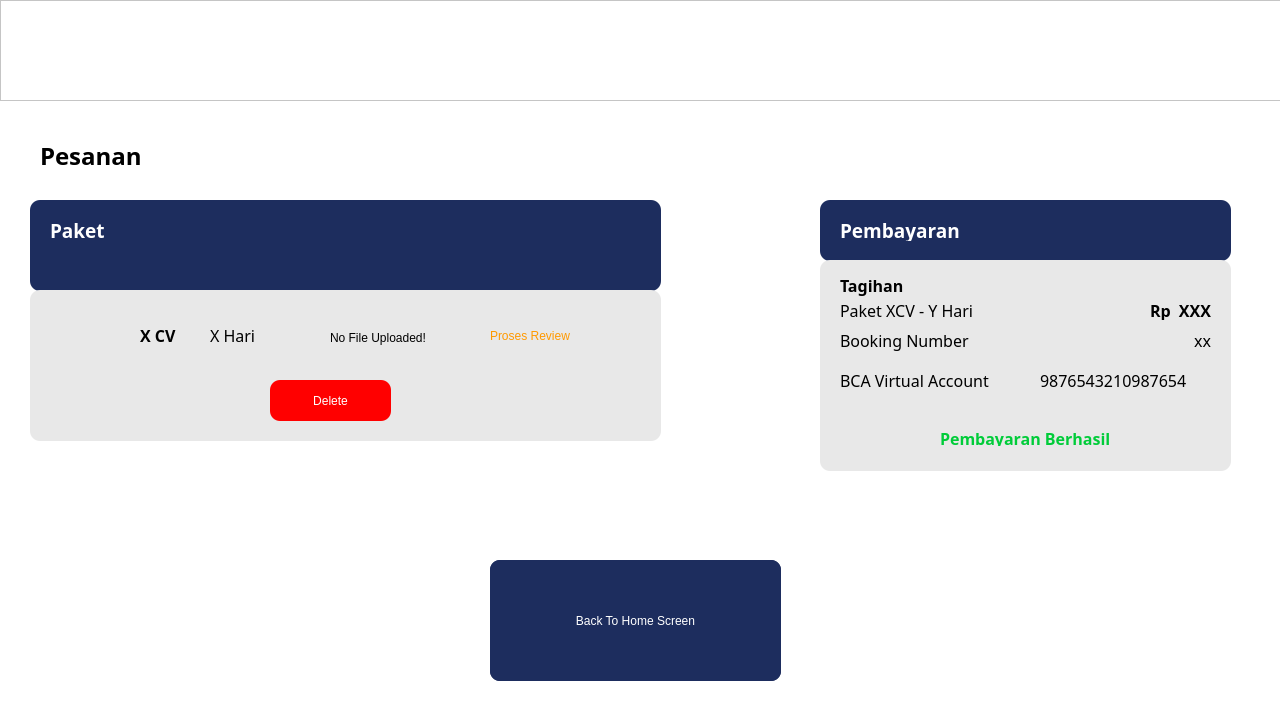
<?xml version="1.0" encoding="UTF-8"?>
<ui version="4.0">
 <class>Dialog</class>
 <widget class="QDialog" name="Dialog">
  <property name="geometry">
   <rect>
    <x>0</x>
    <y>0</y>
    <width>1280</width>
    <height>720</height>
   </rect>
  </property>
  <property name="windowTitle">
   <string>Dialog</string>
  </property>
  <property name="styleSheet">
   <string notr="true">background-color: rgb(255, 255, 255);</string>
  </property>
  <widget class="QLabel" name="labelPesanan">
   <property name="geometry">
    <rect>
     <x>40</x>
     <y>130</y>
     <width>171</width>
     <height>51</height>
    </rect>
   </property>
   <property name="font">
    <font>
     <family>Mulish</family>
     <pointsize>18</pointsize>
     <weight>75</weight>
     <italic>false</italic>
     <bold>true</bold>
    </font>
   </property>
   <property name="text">
    <string>Pesanan</string>
   </property>
  </widget>
  <widget class="QGroupBox" name="paket_box">
   <property name="geometry">
    <rect>
     <x>30</x>
     <y>200</y>
     <width>631</width>
     <height>91</height>
    </rect>
   </property>
   <property name="styleSheet">
    <string notr="true">background-color: rgb(29, 45, 94); border-radius: 10px</string>
   </property>
   <property name="title">
    <string/>
   </property>
   <widget class="QLabel" name="paketText">
    <property name="geometry">
     <rect>
      <x>20</x>
      <y>20</y>
      <width>61</width>
      <height>21</height>
     </rect>
    </property>
    <property name="font">
     <font>
      <family>Mulish</family>
      <pointsize>14</pointsize>
      <weight>75</weight>
      <bold>true</bold>
     </font>
    </property>
    <property name="styleSheet">
     <string notr="true">color: white</string>
    </property>
    <property name="text">
     <string>Paket</string>
    </property>
   </widget>
  </widget>
  <widget class="QGroupBox" name="labelbayar">
   <property name="geometry">
    <rect>
     <x>820</x>
     <y>200</y>
     <width>411</width>
     <height>61</height>
    </rect>
   </property>
   <property name="styleSheet">
    <string notr="true">background-color: rgb(29, 45, 94); border-radius: 10px</string>
   </property>
   <property name="title">
    <string/>
   </property>
   <widget class="QLabel" name="bayar">
    <property name="geometry">
     <rect>
      <x>20</x>
      <y>20</y>
      <width>121</width>
      <height>21</height>
     </rect>
    </property>
    <property name="font">
     <font>
      <family>Mulish</family>
      <pointsize>14</pointsize>
      <weight>75</weight>
      <bold>true</bold>
     </font>
    </property>
    <property name="styleSheet">
     <string notr="true">color: white</string>
    </property>
    <property name="text">
     <string>Pembayaran</string>
    </property>
   </widget>
  </widget>
  <widget class="QFrame" name="tagihan">
   <property name="geometry">
    <rect>
     <x>820</x>
     <y>260</y>
     <width>411</width>
     <height>211</height>
    </rect>
   </property>
   <property name="styleSheet">
    <string notr="true">border-radius: 10px;
background-color: rgb(232, 232, 232);</string>
   </property>
   <widget class="QLabel" name="harga">
    <property name="geometry">
     <rect>
      <x>260</x>
      <y>40</y>
      <width>131</width>
      <height>20</height>
     </rect>
    </property>
    <property name="font">
     <font>
      <family>Mulish</family>
      <pointsize>12</pointsize>
      <weight>75</weight>
      <bold>true</bold>
     </font>
    </property>
    <property name="text">
     <string>Rp  XXX</string>
    </property>
    <property name="alignment">
     <set>Qt::AlignRight|Qt::AlignTrailing|Qt::AlignVCenter</set>
    </property>
   </widget>
   <widget class="QLabel" name="tagihantitle">
    <property name="geometry">
     <rect>
      <x>20</x>
      <y>10</y>
      <width>91</width>
      <height>31</height>
     </rect>
    </property>
    <property name="font">
     <font>
      <family>Mulish</family>
      <pointsize>12</pointsize>
      <weight>75</weight>
      <bold>true</bold>
     </font>
    </property>
    <property name="text">
     <string>Tagihan</string>
    </property>
   </widget>
   <widget class="QLabel" name="rincian">
    <property name="geometry">
     <rect>
      <x>20</x>
      <y>40</y>
      <width>181</width>
      <height>20</height>
     </rect>
    </property>
    <property name="font">
     <font>
      <family>Mulish</family>
      <pointsize>12</pointsize>
      <weight>50</weight>
      <bold>false</bold>
     </font>
    </property>
    <property name="text">
     <string>Paket XCV - Y Hari</string>
    </property>
   </widget>
   <widget class="QLabel" name="paymentsuccess">
    <property name="geometry">
     <rect>
      <x>120</x>
      <y>170</y>
      <width>171</width>
      <height>16</height>
     </rect>
    </property>
    <property name="font">
     <font>
      <family>Mulish</family>
      <pointsize>12</pointsize>
      <weight>75</weight>
      <bold>true</bold>
     </font>
    </property>
    <property name="styleSheet">
     <string notr="true">color: rgb(0, 204, 57);</string>
    </property>
    <property name="text">
     <string>Pembayaran Berhasil</string>
    </property>
   </widget>
   <widget class="QLabel" name="bank">
    <property name="geometry">
     <rect>
      <x>20</x>
      <y>110</y>
      <width>181</width>
      <height>20</height>
     </rect>
    </property>
    <property name="font">
     <font>
      <family>Mulish</family>
      <pointsize>12</pointsize>
      <weight>50</weight>
      <bold>false</bold>
     </font>
    </property>
    <property name="text">
     <string>BCA Virtual Account</string>
    </property>
   </widget>
   <widget class="QLabel" name="rekening">
    <property name="geometry">
     <rect>
      <x>220</x>
      <y>110</y>
      <width>181</width>
      <height>20</height>
     </rect>
    </property>
    <property name="font">
     <font>
      <family>Mulish</family>
      <pointsize>12</pointsize>
      <weight>50</weight>
      <bold>false</bold>
     </font>
    </property>
    <property name="text">
     <string>9876543210987654</string>
    </property>
   </widget>
   <widget class="QLabel" name="label">
    <property name="geometry">
     <rect>
      <x>20</x>
      <y>70</y>
      <width>141</width>
      <height>21</height>
     </rect>
    </property>
    <property name="font">
     <font>
      <family>Mulish</family>
      <pointsize>12</pointsize>
     </font>
    </property>
    <property name="text">
     <string>Booking Number</string>
    </property>
   </widget>
   <widget class="QLabel" name="bookingNumber">
    <property name="geometry">
     <rect>
      <x>250</x>
      <y>70</y>
      <width>141</width>
      <height>21</height>
     </rect>
    </property>
    <property name="font">
     <font>
      <family>Mulish</family>
      <pointsize>12</pointsize>
     </font>
    </property>
    <property name="text">
     <string>xx</string>
    </property>
    <property name="alignment">
     <set>Qt::AlignRight|Qt::AlignTrailing|Qt::AlignVCenter</set>
    </property>
   </widget>
  </widget>
  <widget class="QFrame" name="framePaket">
   <property name="geometry">
    <rect>
     <x>30</x>
     <y>290</y>
     <width>631</width>
     <height>151</height>
    </rect>
   </property>
   <property name="styleSheet">
    <string notr="true">border-radius: 10px;
background-color: rgb(232, 232, 232);</string>
   </property>
   <property name="frameShape">
    <enum>QFrame::StyledPanel</enum>
   </property>
   <property name="frameShadow">
    <enum>QFrame::Raised</enum>
   </property>
   <widget class="QLabel" name="jmlCV">
    <property name="geometry">
     <rect>
      <x>110</x>
      <y>30</y>
      <width>91</width>
      <height>31</height>
     </rect>
    </property>
    <property name="font">
     <font>
      <family>Mulish</family>
      <pointsize>12</pointsize>
      <weight>75</weight>
      <bold>true</bold>
     </font>
    </property>
    <property name="text">
     <string>X CV</string>
    </property>
   </widget>
   <widget class="QLabel" name="jmlHari">
    <property name="geometry">
     <rect>
      <x>180</x>
      <y>30</y>
      <width>91</width>
      <height>31</height>
     </rect>
    </property>
    <property name="font">
     <font>
      <family>Mulish</family>
      <pointsize>12</pointsize>
      <weight>50</weight>
      <bold>false</bold>
     </font>
    </property>
    <property name="text">
     <string>X Hari</string>
    </property>
   </widget>
   <widget class="QPushButton" name="uploadButton">
    <property name="geometry">
     <rect>
      <x>490</x>
      <y>30</y>
      <width>111</width>
      <height>31</height>
     </rect>
    </property>
    <property name="styleSheet">
     <string notr="true">font: 81 12pt &quot;Mulish ExtraBold&quot;;
color: white;
background-color: rgb(29, 45, 94);
border-radius: 10px
</string>
    </property>
    <property name="text">
     <string>Unggah CV</string>
    </property>
   </widget>
   <widget class="QLabel" name="fileName">
    <property name="geometry">
     <rect>
      <x>300</x>
      <y>40</y>
      <width>151</width>
      <height>16</height>
     </rect>
    </property>
    <property name="styleSheet">
     <string notr="true">font: 10pt &quot;Mulish&quot;;</string>
    </property>
    <property name="text">
     <string>No File Uploaded!</string>
    </property>
   </widget>
   <widget class="QLabel" name="prosesReview">
    <property name="geometry">
     <rect>
      <x>460</x>
      <y>30</y>
      <width>151</width>
      <height>31</height>
     </rect>
    </property>
    <property name="styleSheet">
     <string notr="true">font: 11pt &quot;Mulish&quot;; color:rgb(255, 153, 0)</string>
    </property>
    <property name="text">
     <string>Proses Review</string>
    </property>
   </widget>
   <widget class="QLabel" name="gambar">
    <property name="geometry">
     <rect>
      <x>20</x>
      <y>20</y>
      <width>51</width>
      <height>51</height>
     </rect>
    </property>
    <property name="text">
     <string/>
    </property>
    <property name="pixmap">
     <pixmap>../../img/resume (1).png</pixmap>
    </property>
    <property name="scaledContents">
     <bool>true</bool>
    </property>
   </widget>
   <widget class="QPushButton" name="delete_button">
    <property name="geometry">
     <rect>
      <x>240</x>
      <y>90</y>
      <width>121</width>
      <height>41</height>
     </rect>
    </property>
    <property name="styleSheet">
     <string notr="true">font: 81 12pt &quot;Mulish ExtraBold&quot;;
color: white;
border-radius: 10px;
background-color: rgb(255, 0, 0);
</string>
    </property>
    <property name="text">
     <string>Delete</string>
    </property>
   </widget>
   <widget class="QLabel" name="label_3">
    <property name="geometry">
     <rect>
      <x>20</x>
      <y>20</y>
      <width>55</width>
      <height>51</height>
     </rect>
    </property>
    <property name="text">
     <string/>
    </property>
    <property name="pixmap">
     <pixmap>img/cv.png</pixmap>
    </property>
    <property name="scaledContents">
     <bool>true</bool>
    </property>
   </widget>
  </widget>
  <widget class="QPushButton" name="submitBookingButton">
   <property name="geometry">
    <rect>
     <x>490</x>
     <y>560</y>
     <width>291</width>
     <height>121</height>
    </rect>
   </property>
   <property name="styleSheet">
    <string notr="true">font: 81 12pt &quot;Mulish ExtraBold&quot;;
color: white;
background-color: rgb(29, 45, 94);
border-radius: 10px
</string>
   </property>
   <property name="text">
    <string>Submit Booking</string>
   </property>
  </widget>
  <widget class="QPushButton" name="homescreen">
   <property name="geometry">
    <rect>
     <x>490</x>
     <y>560</y>
     <width>291</width>
     <height>121</height>
    </rect>
   </property>
   <property name="styleSheet">
    <string notr="true">font: 81 12pt &quot;Mulish ExtraBold&quot;;
color: white;
background-color: rgb(29, 45, 94);
border-radius: 10px
</string>
   </property>
   <property name="text">
    <string>Back To Home Screen</string>
   </property>
  </widget>
  <widget class="QFrame" name="frame">
   <property name="geometry">
    <rect>
     <x>0</x>
     <y>0</y>
     <width>1281</width>
     <height>101</height>
    </rect>
   </property>
   <property name="styleSheet">
    <string notr="true">background: #FFFFFF;</string>
   </property>
   <property name="frameShape">
    <enum>QFrame::StyledPanel</enum>
   </property>
   <property name="frameShadow">
    <enum>QFrame::Raised</enum>
   </property>
   <widget class="QLabel" name="label_2">
    <property name="geometry">
     <rect>
      <x>50</x>
      <y>30</y>
      <width>141</width>
      <height>41</height>
     </rect>
    </property>
    <property name="text">
     <string/>
    </property>
    <property name="pixmap">
     <pixmap>img/logo aksel.png</pixmap>
    </property>
    <property name="scaledContents">
     <bool>true</bool>
    </property>
   </widget>
  </widget>
 </widget>
 <resources>
  <include location="../../img/cv.qrc"/>
 </resources>
 <connections/>
</ui>
